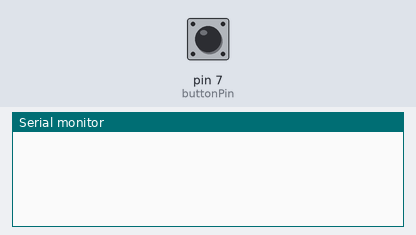
This sketch was run on a simulated Arduino Uno, built with avr-gcc and run on an emulated ATmega328P. Shown: the last lines printed to the serial monitor. Inputs (shaded band) come from the test bench; at power-on: pin 7 (buttonPin) HIGH. Random numbers use the default seed unless the sketch sets one.

Above: at 1.2 s.
1.3 s: pin 7 (buttonPin) pulled LOW for 0.15 s
At 2.0 s:
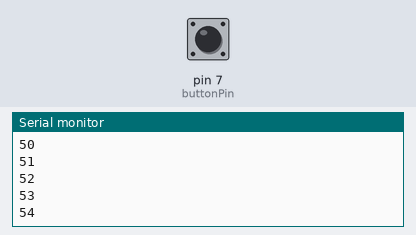
2.9 s: pin 7 (buttonPin) pulled LOW for 1 s
At 4.6 s:
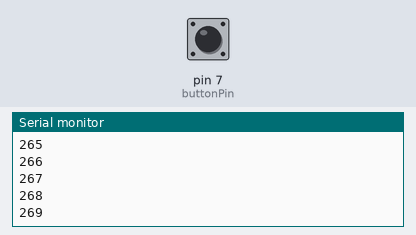
5.4 s: pin 7 (buttonPin) pulled LOW for 0.15 s
At 6.3 s:
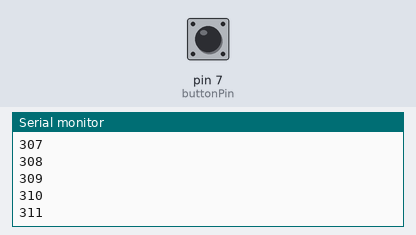
Timing chart, 0 to 8.4 s (numbered marks = the images above; inputs shaded):
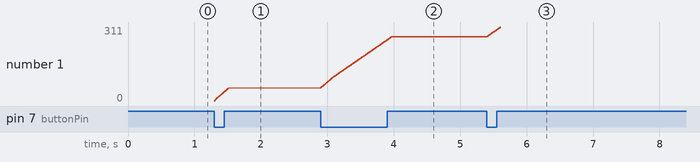

Measured:
- after the input at 1.3 s, the serial monitor: prints a new line at once (image 1)
- after the input at 2.9 s, the serial monitor: prints a new line at once (image 2)
- plotted number 1: 54 → 269 after the input at 2.9 s

The sketch:

button_no_debounce.ino
```cpp
const int buttonPin = 7;

void setup() {
  Serial.begin(9600);
  pinMode(buttonPin, INPUT_PULLUP);
}

void loop() {
  static int count;
  if (digitalRead(buttonPin) == LOW) {
    Serial.println(count++);
  }
}
```

LED_cube.c
```cpp
/*
each layer has common anode + connect to PIN 9, 10, 11
each column has common cathod - connect to PIN 0-8
*/
const byte TOP = 9;
const byte MIDDLE = 10;
const byte BOTTOM = 11;

enum {ON, OFF, BLINK};

#define TOTAL_LEVEL 3
#define LED_PER_LEVEL 9
int led[TOTAL_LEVEL][LED_PER_LEVEL];

int state = 0;

unsigned long lasttime;
unsigned long currenttime;

void setup() {
  randomSeed(analogRead(5));

  for (int i = 0; i < TOTAL_LEVEL + LED_PER_LEVEL; i++)
    pinMode(i, OUTPUT);

  for (int level = 0; level < TOTAL_LEVEL; level++) {
    for (int i = 0; i < LED_PER_LEVEL; i++) {
      led[level][i] = OFF;
    }
  }

  for (int i = 0; i < LED_PER_LEVEL; i++) {
    led[0][i] = ON;
  }

  lasttime = millis();
}

void set(int level, int n) {
  int a[] = {HIGH, HIGH, HIGH};
  a[level] = LOW;
  digitalWrite(TOP, a[0]);
  digitalWrite(MIDDLE, a[1]);
  digitalWrite(BOTTOM, a[2]);
  digitalWrite(n, HIGH);

  digitalWrite(TOP, HIGH);
  digitalWrite(MIDDLE, HIGH);
  digitalWrite(BOTTOM, HIGH);
  digitalWrite(n, LOW);
}

void clr(int level, int n) {
  digitalWrite(n, LOW);
  digitalWrite(TOP, HIGH);
  digitalWrite(MIDDLE, HIGH);
  digitalWrite(BOTTOM, HIGH);
}

void display() {
  for (int level = 0; level < TOTAL_LEVEL; level++) {
    for (int i = 0; i < LED_PER_LEVEL; i++) {
      switch (led[level][i]) {
        case ON:
          set(level, i);
          break;
        case OFF:
          clr(level, i);
          break;
        case BLINK:
          if ((currenttime / 100) % 2 == 0)
            set(level, i);
          else
            clr(level, i);
          break;
        }
    }
  }
}

int select;
bool fall;

void update() {
  switch(state % 6) {
    case 2:
      // find a dot on top or a bottom and blink
       select = random(LED_PER_LEVEL);
       fall = led[0][select] == ON;
       if (fall) led[0][select] = BLINK;
       else      led[2][select] = BLINK;
       break;
    case 3:
       // move the choosen dot to the middle
       led[1][select] = BLINK;
       if (fall) led[0][select] = OFF;
       else      led[2][select] = OFF;
       break;
    case 4:
       led[1][select] = OFF;
       if (fall) led[2][select] = BLINK;
       else      led[0][select] = BLINK;
       break;
    case 5:
       if (fall) led[2][select] = ON;
       else      led[0][select] = ON;
       break;
  }
}

void loop() {
  currenttime = millis();
  if (currenttime / 1000 == lasttime / 1000) {
    display();
  } else {
    lasttime = currenttime;
    state++;
    update();
  }
}
```
